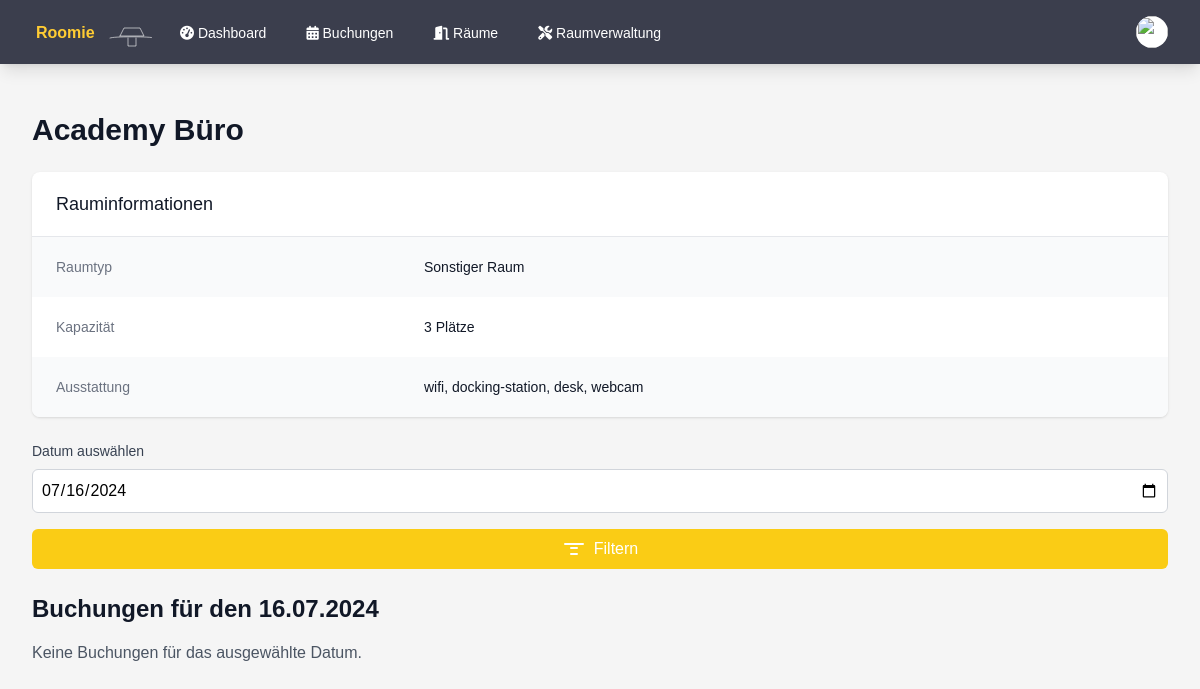
The app's page /room_details.php?id=2 (signed in), older data.
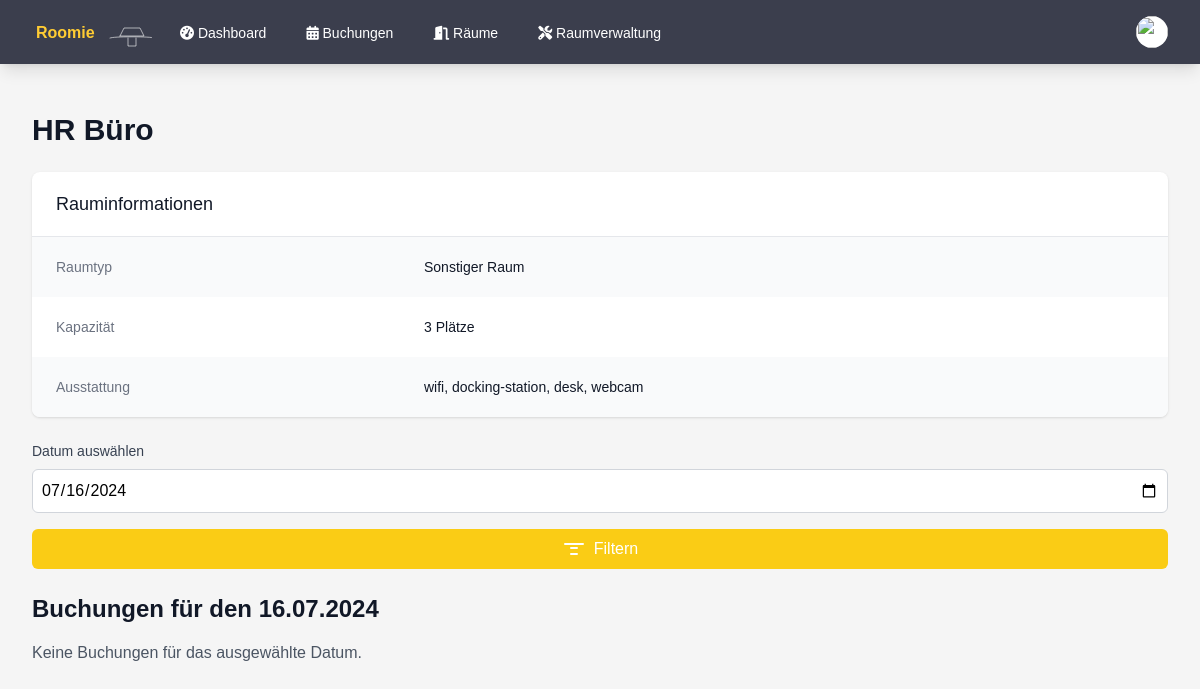
The same page, newer data.
### tables this page shows
CREATE TABLE rooms (
        id INTEGER PRIMARY KEY AUTOINCREMENT,
        name TEXT NOT NULL,
        number TEXT,
        type TEXT NOT NULL,
        capacity INTEGER DEFAULT 0,
        is_favorite INTEGER DEFAULT 0,
        equipment TEXT,
        grid_position INTEGER
    );

### room_details.php (the view, shortened to what the changed rows need)
<?php
$room_id = $_GET['id'] ?? null;
$selected_date = $_GET['date'] ?? date('Y-m-d');
try {
    $db = getDatabaseConnection();
    $stmt = $db->prepare('SELECT r.*
                          FROM rooms r
                          WHERE r.id = :id');
    $stmt->execute(['id' => $room_id]);
    $room = $stmt->fetch(PDO::FETCH_ASSOC);
    $stmt = $db->prepare('SELECT b.*, u.name as user_name
                          FROM bookings b
                          JOIN users u ON b.user_id = u.id
                          WHERE b.room_id = :room_id AND b.date = :selected_date
                          ORDER BY b.start_time');
    $stmt->execute(['room_id' => $room_id, 'selected_date' => $selected_date]);
    $bookings = $stmt->fetchAll(PDO::FETCH_ASSOC);
    $selected_date_formatted = (new DateTime($selected_date))->format('d.m.Y');
} catch (Exception $e) {
    $error = $e->getMessage();
}
function getRoomTypeName($type)
{
    switch ($type) {
        default:
            return 'Sonstiger Raum';
    }
}
?>
<!DOCTYPE html>
<html lang="de">
<head>
    <script src="https://cdn.tailwindcss.com"></script>
    <link rel="stylesheet" href="styles.css">
    <link rel="stylesheet" href="https://cdnjs.cloudflare.com/ajax/libs/font-awesome/6.1.1/css/all.min.css">
</head>
<body class="bg-custom-background">
    <div class="max-w-7xl mx-auto py-6 sm:px-6 lg:px-8">
        <div class="px-4 py-6 sm:px-0">
            <?php if (isset($error)) : ?>
                <div class="bg-red-100 border-l-4 border-red-500 text-red-700 p-4 mb-6" role="alert">
                    <p><?php echo htmlspecialchars($error); ?></p>
                </div>
            <?php else : ?>
                <h1 class="text-3xl font-bold text-gray-900 mb-6"><?php echo htmlspecialchars($room['name']); ?></h1>
                <div class="bg-white shadow overflow-hidden sm:rounded-lg mb-6">
                    <div class="px-4 py-5 sm:px-6">
                        <h3 class="text-lg leading-6 font-medium text-gray-900">
                            Rauminformationen
                        </h3>
                    </div>
                    <div class="border-t border-gray-200">
                        <dl>
                            <div class="bg-gray-50 px-4 py-5 sm:grid sm:grid-cols-3 sm:gap-4 sm:px-6">
                                <dt class="text-sm font-medium text-gray-500">
                                    Raumtyp
                                </dt>
                                <dd class="mt-1 text-sm text-gray-900 sm:mt-0 sm:col-span-2">
                                    <?php echo htmlspecialchars(getRoomTypeName($room['type'])); ?>
                                </dd>
                            </div>
                            <div class="bg-white px-4 py-5 sm:grid sm:grid-cols-3 sm:gap-4 sm:px-6">
                                <dt class="text-sm font-medium text-gray-500">
                                    Kapazität
                                </dt>
                                <dd class="mt-1 text-sm text-gray-900 sm:mt-0 sm:col-span-2">
                                    <?php echo $room['capacity']; ?> Plätze
                                </dd>
                            </div>
                            <div class="bg-gray-50 px-4 py-5 sm:grid sm:grid-cols-3 sm:gap-4 sm:px-6">
                                <dt class="text-sm font-medium text-gray-500">
                                    Ausstattung
                                </dt>
                                <dd class="mt-1 text-sm text-gray-900 sm:mt-0 sm:col-span-2">
                                    <?php
                                    $equipment = json_decode($room['equipment'], true);
                                    echo $equipment ? implode(', ', $equipment) : 'Keine spezielle Ausstattung';
                                    ?>
                                </dd>
                            </div>
                        </dl>
                    </div>
                </div>
                <form method="GET" action="room_details.php" class="mb-6">
                    <label for="date" class="block text-sm font-medium text-gray-700 mb-2">Datum auswählen</label>
                    <input type="date" id="date" name="date" value="<?php echo htmlspecialchars($selected_date); ?>" class="w-full bg-white border border-gray-300 rounded-md p-2 mb-4">
                    <button type="submit" class="w-full bg-yellow-400 hover:bg-yellow-500 text-white rounded-md p-2 transition-colors duration-200 flex items-center justify-center">
                        <svg xmlns="http://www.w3.org/2000/svg" class="h-6 w-6 mr-2" fill="none" viewBox="0 0 24 24" stroke="currentColor">
                            <path stroke-linecap="round" stroke-linejoin="round" stroke-width="2" d="M3 7h18M9 17h6M9 11h6" />
                        </svg>
                        Filtern
                    </button>
                </form>
                <h2 class="text-2xl font-bold text-gray-900 mb-4">Buchungen für den <?php echo htmlspecialchars($selected_date_formatted); ?></h2>
                <?php if (empty($bookings)) : ?>
                    <p class="text-gray-600">Keine Buchungen für das ausgewählte Datum.</p>
                <?php endif; ?>
            <?php endif; ?>
        </div>
    </div>
</body>
</html>

Row changes from the older to the newer data that the page shows:
changed rooms "Sonstiger Raum": name "Academy Büro" → "HR Büro"
